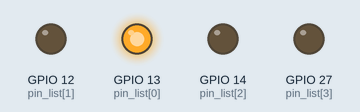
Simulated run of this sketch. Board: ESP32. Shown: output pins drawn as LEDs (lit = HIGH).

Above: at 0.05 s.
At 0.25 s:
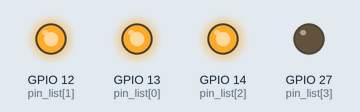
At 0.9 s:
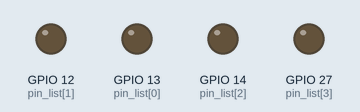
At 1.65 s:
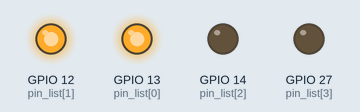
At 2.4 s:
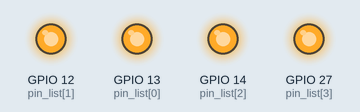
Timing chart, 0 to 3.0 s (numbered marks = the images above):
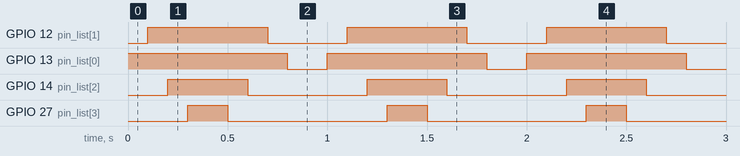

The sketch:

GPIO_LED.ino
```cpp
// int led1_pin = 12; //定义LED引脚

//定义GPIO引脚数组
int pin_list[4] = {13,12,14,27};
int num = sizeof(pin_list)/sizeof(pin_list[0]); //获取数组长度,总字节长度/单个自己长度=数组个数

void setup() {
  // put your setup code here, to run once:
  /* pinMode(led1_pin, OUTPUT); //设定led_pin引脚为输出引脚
  pinMode(led2_pin, OUTPUT);
  pinMode(led3_pin, OUTPUT);
  pinMode(led4_pin, OUTPUT);*/
  for(int i=0; i<4; i++){ pinMode(pin_list[i], OUTPUT); } //设置使用的GPIO引脚为输出模式
}

void loop() {
  // put your main code here, to run repeatedly:
  /* digitalWrite(led1_pin, HIGH); //点亮LED
  delay(500);
  digitalWrite(led1_pin, LOW); //灭灯
  delay(500); */

  for(int i=0; i<num; i++){
    digitalWrite(pin_list[i], HIGH);
    delay(100);
    }
    delay(100);
    for(int i=num-1; i>=0; i--){
    digitalWrite(pin_list[i], LOW);
    delay(100);
    }
    delay(100);
}
```

Measured:
- by itself, GPIO 12 (pin_list[1]): alternates HIGH for 0.60 s and LOW for 0.40 s
- by itself, GPIO 13 (pin_list[0]): alternates HIGH for 0.80 s and LOW for 0.20 s
- by itself, GPIO 14 (pin_list[2]): alternates HIGH for 0.40 s and LOW for 0.60 s
- by itself, GPIO 27 (pin_list[3]): alternates HIGH for 0.20 s and LOW for 0.80 s
